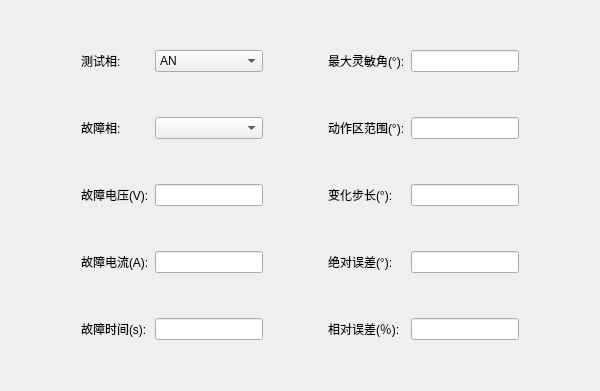
<?xml version="1.0" encoding="UTF-8"?>
<ui version="4.0">
 <class>QPowerDirItemParaEditWidget</class>
 <widget class="QWidget" name="QPowerDirItemParaEditWidget">
  <property name="geometry">
   <rect>
    <x>0</x>
    <y>0</y>
    <width>600</width>
    <height>391</height>
   </rect>
  </property>
  <property name="windowTitle">
   <string>QPowerDirItemParaEditWidget</string>
  </property>
  <layout class="QHBoxLayout" name="horizontalLayout">
   <item>
    <layout class="QGridLayout" name="gridLayout">
     <property name="leftMargin">
      <number>10</number>
     </property>
     <property name="rightMargin">
      <number>10</number>
     </property>
     <item row="0" column="2">
      <widget class="QComboBox" name="m_cbbTestPhase">
       <item>
        <property name="text">
         <string>AN</string>
        </property>
       </item>
       <item>
        <property name="text">
         <string>BN</string>
        </property>
       </item>
       <item>
        <property name="text">
         <string>CN</string>
        </property>
       </item>
       <item>
        <property name="text">
         <string>AB</string>
        </property>
       </item>
       <item>
        <property name="text">
         <string>BC</string>
        </property>
       </item>
       <item>
        <property name="text">
         <string>CA</string>
        </property>
       </item>
       <item>
        <property name="text">
         <string>ABC</string>
        </property>
       </item>
      </widget>
     </item>
     <item row="2" column="5">
      <widget class="QLineEdit" name="m_editStepValue"/>
     </item>
     <item row="2" column="1">
      <widget class="QLabel" name="m_labFaultVol">
       <property name="text">
        <string>故障电压(V):</string>
       </property>
      </widget>
     </item>
     <item row="3" column="1">
      <widget class="QLabel" name="m_labFaultCur">
       <property name="text">
        <string>故障电流(A):</string>
       </property>
      </widget>
     </item>
     <item row="1" column="1">
      <widget class="QLabel" name="m_labFaultPhase">
       <property name="text">
        <string>故障相:</string>
       </property>
      </widget>
     </item>
     <item row="1" column="5">
      <widget class="QLineEdit" name="m_editActionAreaRange"/>
     </item>
     <item row="0" column="5">
      <widget class="QSettingLineEdit" name="m_editMTA"/>
     </item>
     <item row="3" column="2">
      <widget class="QLineEdit" name="m_editFaultCur"/>
     </item>
     <item row="4" column="2">
      <widget class="QLineEdit" name="m_editFaultTime"/>
     </item>
     <item row="0" column="4">
      <widget class="QLabel" name="m_labMaxSenAng">
       <property name="text">
        <string>最大灵敏角(°):</string>
       </property>
      </widget>
     </item>
     <item row="2" column="2">
      <widget class="QLineEdit" name="m_editFaultVol"/>
     </item>
     <item row="0" column="1">
      <widget class="QLabel" name="m_labTestPhase">
       <property name="text">
        <string>测试相:</string>
       </property>
      </widget>
     </item>
     <item row="3" column="5">
      <widget class="QLineEdit" name="m_editAbsErr"/>
     </item>
     <item row="3" column="4">
      <widget class="QLabel" name="m_labAbsErr">
       <property name="text">
        <string>绝对误差(°):</string>
       </property>
      </widget>
     </item>
     <item row="1" column="4">
      <widget class="QLabel" name="m_labActionAreaRange">
       <property name="text">
        <string>动作区范围(°):</string>
       </property>
      </widget>
     </item>
     <item row="4" column="5">
      <widget class="QLineEdit" name="m_editRelErr"/>
     </item>
     <item row="2" column="4">
      <widget class="QLabel" name="m_labStepValue">
       <property name="text">
        <string>变化步长(°):</string>
       </property>
      </widget>
     </item>
     <item row="4" column="4">
      <widget class="QLabel" name="m_labRelErr">
       <property name="text">
        <string>相对误差(％):</string>
       </property>
      </widget>
     </item>
     <item row="1" column="2">
      <widget class="QComboBox" name="m_cbbFaultPhase"/>
     </item>
     <item row="2" column="3">
      <spacer name="horizontalSpacer">
       <property name="orientation">
        <enum>Qt::Horizontal</enum>
       </property>
       <property name="sizeType">
        <enum>QSizePolicy::Expanding</enum>
       </property>
       <property name="sizeHint" stdset="0">
        <size>
         <width>50</width>
         <height>20</height>
        </size>
       </property>
      </spacer>
     </item>
     <item row="0" column="0">
      <spacer name="horizontalSpacer_2">
       <property name="orientation">
        <enum>Qt::Horizontal</enum>
       </property>
       <property name="sizeHint" stdset="0">
        <size>
         <width>40</width>
         <height>20</height>
        </size>
       </property>
      </spacer>
     </item>
     <item row="4" column="1">
      <widget class="QLabel" name="m_labFaultTime">
       <property name="text">
        <string>故障时间(s):</string>
       </property>
      </widget>
     </item>
     <item row="0" column="6">
      <spacer name="horizontalSpacer_3">
       <property name="orientation">
        <enum>Qt::Horizontal</enum>
       </property>
       <property name="sizeHint" stdset="0">
        <size>
         <width>40</width>
         <height>20</height>
        </size>
       </property>
      </spacer>
     </item>
    </layout>
   </item>
  </layout>
 </widget>
 <layoutdefault spacing="6" margin="11"/>
 <customwidgets>
  <customwidget>
   <class>QSettingLineEdit</class>
   <extends>QLineEdit</extends>
   <header>../../UI/Controls/SettingCtrls/QSettingLineEdit.h</header>
  </customwidget>
 </customwidgets>
 <resources/>
 <connections/>
</ui>
